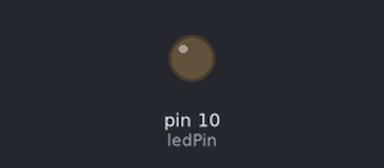
Bench run of a sketch on a simulated Arduino Uno, built with avr-gcc and run on an emulated ATmega328P. On the bench: output pins drawn as LEDs (lit = HIGH).

Above: at 0.05 s.
At 0.55 s:
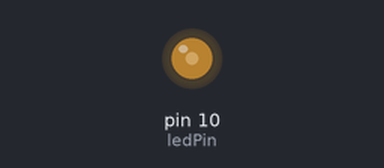
At 0.95 s:
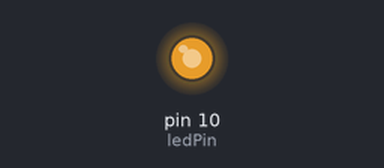
At 1.85 s:
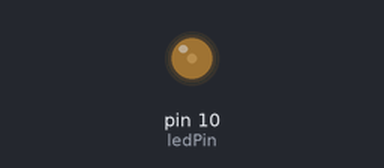
Timing chart, 0 to 4.8 s (numbered marks = the images above):
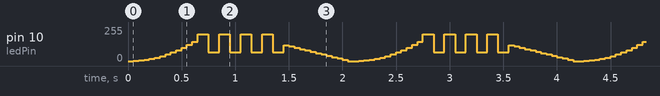

Measured:
- by itself, pin 10 (ledPin): moves between 0/255 and 200/255, repeating every 2.1 s

The sketch:

FadingChristmas.ino
```cpp
int ledPin = 10;    // LED connected to digital pin 9

void setup()
{
  // nothing happens in setup
}

void loop()
{
  for (int fadeValue=0 ; fadeValue<=12; fadeValue+=1 )
  {
    analogWrite(ledPin, fadeValue*fadeValue);
    delay(50);
  }

  for (int c = 0 ; c <= 3; c++ )
  {
    analogWrite(ledPin, 200);
    delay(100);
    analogWrite(ledPin, 64);
    delay(100);
  }
   analogWrite(ledPin, 200);

  for (int fadeValue=120 ; fadeValue>=0; fadeValue-=10 )
  {
    analogWrite(ledPin, fadeValue);
    delay(50);
  }
}
```
